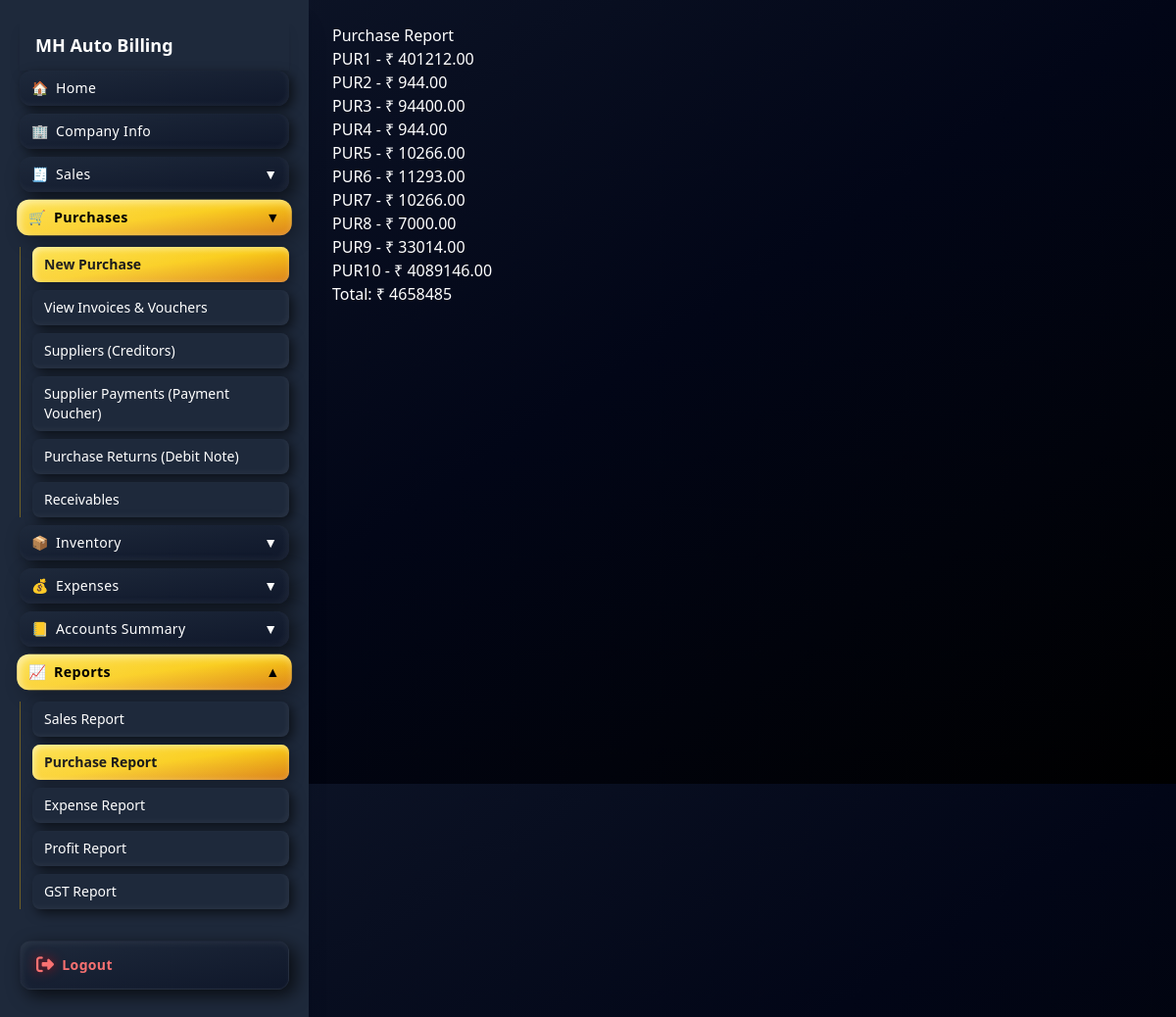
The app's page /reports/purchase/ (signed in) with its own data.
### apps/purchases/models.py (models this page shows, shortened)
class Purchase(models.Model):
    PAYMENT_CHOICES = (
        ("cash", "Cash"),
        ("bank", "Bank"),
        ("credit", "Credit"),
    )
    supplier = models.ForeignKey(
        Supplier,
        on_delete=models.CASCADE
    )
    invoice_number = models.CharField(
        max_length=50
    )
    payment_mode = models.CharField(
        max_length=10,
        choices=PAYMENT_CHOICES,
        default="cash"
    )
    date = models.DateTimeField(
        auto_now_add=True
    )
    subtotal = models.DecimalField(
        max_digits=10,
        decimal_places=2,
        default=0
    )
    cgst = models.DecimalField(
        max_digits=10,
        decimal_places=2,
        default=0
    )
    sgst = models.DecimalField(
        max_digits=10,
        decimal_places=2,
        default=0
    )
    discount = models.DecimalField(
        max_digits=10,
        decimal_places=2,
        default=0
    )
    roundoff = models.DecimalField(
        max_digits=10,
        decimal_places=2,
        default=0
    )
    total = models.DecimalField(
        max_digits=10,
        decimal_places=2,
        default=0
    )

### apps/core/views.py (the view)
# urls.py: path("reports/purchase/", core_views.purchase_report),
@login_required
def purchase_report(request):
    purchases = Purchase.objects.all()
    total = purchases.aggregate(total=Sum("total"))["total"] or 0
    return render(request, "dashboard/reports/purchase.html", {
        "purchases": purchases,
        "total": total
    })

### templates/dashboard/reports/purchase.html
{% extends "base.html" %}
{% block content %}
<h2>Purchase Report</h2>
{% for p in purchases %}
<p>{{ p.invoice_number }} - ₹ {{ p.total }}</p>
{% endfor %}
<h3>Total: ₹ {{ total }}</h3>
{% endblock %}

### templates/base.html (style rules this page uses)
body { padding-bottom:120px; overflow-y: auto; }

### records on screen
Purchase: invoice_number "PUR1", total "401212.00"
Purchase: invoice_number "PUR2", total "944.00"
Purchase: invoice_number "PUR3", total "94400.00"
Purchase: invoice_number "PUR4", total "944.00"
Purchase: invoice_number "PUR5", total "10266.00"
Purchase: invoice_number "PUR6", total "11293.00"
Purchase: invoice_number "PUR7", total "10266.00"
Purchase: invoice_number "PUR8", total "7000.00"
Purchase: invoice_number "PUR9", total "33014.00"
Purchase: invoice_number "PUR10", total "4089146.00"

### other values on screen
{{ total }} "4658485"
